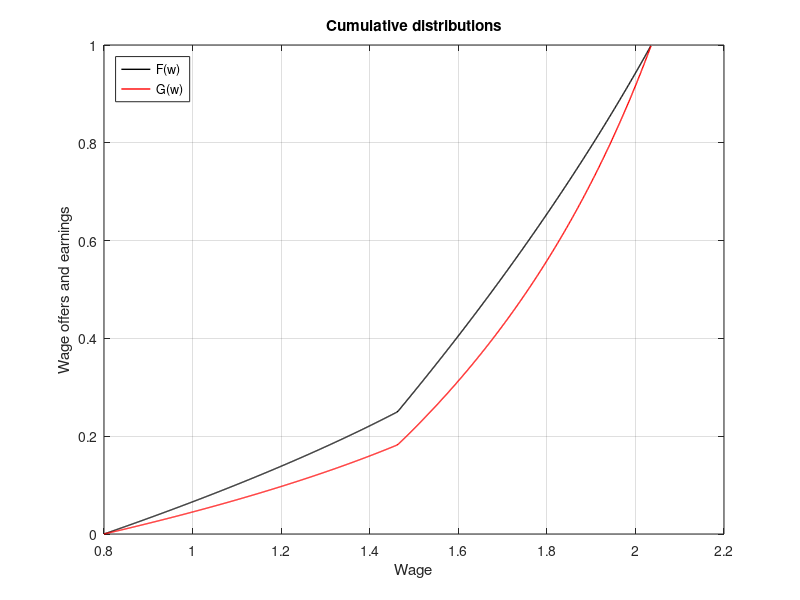
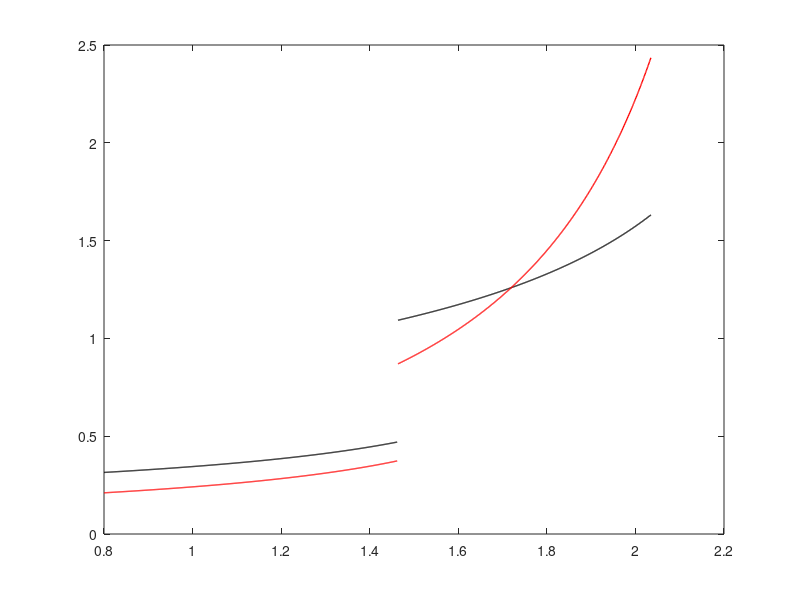

Write MATLAB code to recreate these figures, in order. (Note: this script raises an error after producing the figures.)
%% Minimum wage, heterogenous productivity and inequalities

% This code reproduces Burdett_Mortensen 1998 with heterogeneous
% productivity. It analyses the impact of a minimum wage policy on
% inequality

clear all

%% First model
% Parameters

mw = 0.8;
s = .287;
lambda = .142;

y1 = 2;
y2 = 2.5;

sigma = .25;

maxwage1 = mw + ((y1 - mw) * (1- ((s / (s + lambda))^2)));
maxwage2 = maxwage1 + ((y2 - maxwage1) * (1- ((s / (s + lambda))^2)));

incw = 1/1000;

% F(w)

w1  = mw:incw:maxwage1;
Fw1 = ((lambda + s) / lambda) * (1 - sqrt((y1 - w1)/(y1 - mw)));

w2  = (maxwage1+incw):incw:maxwage2;
Fw2 = ((lambda + s) / lambda) * (1 - sqrt((y2 - w2)/(y2 - maxwage1)));

wage = [w1, w2];

Fw = [Fw1 * sigma, sigma + (Fw2 * (1-sigma))];

% G(w)

N = length(wage);
for i=1:N
    Gw(i) = (s * Fw(i)) / (s + (lambda * (1 - Fw(i))));
end

% f(w)

nw1 = length(w1);
nw2 = length(w2);

fw1 = zeros(1,nw1);
fw2 = zeros(1,nw2);

for i=1:nw1
    fw1(i) = (sigma *(s + lambda)) / (2 * lambda * sqrt(y1 - mw) * sqrt(y1 - w1(i)));
end

for i=1:nw2
    fw2(i) = ((1-sigma) *(s + lambda)) / (2 * lambda * sqrt(y2 - maxwage1) * sqrt(y2 - w2(i)));
end

fw = [fw1, fw2];

% g(w)

gw = zeros(1,N);

for i=1:N
    gw(i) = (s*(s+lambda)*fw(i)) / ((s + (lambda * (1 - Fw(i))))^2);
end

% Plots

figure(1)
plot(wage,Fw, 'k','LineWidth',1)
hold on
plot(wage,Gw, 'r','LineWidth',1)
hold off
grid on
legend('F(w)', 'G(w)', 'Location', 'northwest')
title("Cumulative distributions")
ylabel('Wage offers and earnings')
xlabel('Wage')

figure(2)
h = zeros(1,5);
h(1)=plot(wage(1:nw1), fw(1:nw1), 'k','LineWidth',1,'DisplayName', 'f(w)');
hold on
h(2)=plot(wage(nw1+1:N), fw(nw1+1:N), 'k','LineWidth',1);
h(3)=plot(wage(1:nw1), gw(1:nw1), 'r','LineWidth',1,'DisplayName', 'g(w)');
h(4)=plot(wage(nw1+1:N), gw(nw1+1:N), 'r','LineWidth',1);
h(5)=xline(wage(nw1), 'k--');
hold off
grid on
legend([h(1) h(3)], 'Location', 'northwest');
title("Density functions")
ylabel('Wage offers and earnings')
xlabel('Wage')

figure(3)
subplot(1,2,1)
plot(wage,Fw, 'k','LineWidth',1)
hold on
plot(wage,Gw, 'r','LineWidth',1)
hold off
grid on
legend('F(w)', 'G(w)', 'Location', 'northwest')
title("Cumulative distributions", 'Fontsize',9)
ylabel('Wage offers and earnings', 'Fontsize',8)
xlabel('wage', 'Fontsize',8)
subplot(1,2,2)
h = zeros(1,5);
h(1)=plot(wage(1:nw1), fw(1:nw1), 'k','LineWidth',1,'DisplayName', 'f(w)');
hold on
h(2)=plot(wage(nw1+1:N), fw(nw1+1:N), 'k','LineWidth',1);
h(3)=plot(wage(1:nw1), gw(1:nw1), 'r','LineWidth',1,'DisplayName', 'g(w)');
h(4)=plot(wage(nw1+1:N), gw(nw1+1:N), 'r','LineWidth',1);
h(5)=xline(wage(nw1), 'k--');
hold off
grid on
legend([h(1) h(3)], 'Location', 'northwest');
title("Density functions", 'Fontsize',9)
xlabel('wage', 'Fontsize',8)

%% Consequences of a wage increases

param1 = [.25, 2, 2.25];
param2 = [.25, 2, 3];
param3 = [.75, 2, 2.25];
param4 = [.75, 2, 3];
param = [param1; param2; param3; param4];

inequalities = zeros(1,length(param));
minimum_wages = [.8, 1];

inequal = zeros(2,4);

for j=1:length(minimum_wages)
    for i=1:length(param)
        low1 = minimum_wages(j);
        maxwage1 = low1 + ((param(i, 2) - low1) * (1 - ((s / (s + lambda))^2)));
        
        low2 = maxwage1;
        maxwage2 = low2 + ((param(i, 3) - low2) * (1 - ((s / (s + lambda))^2)));
        
        w1 = low1:incw:maxwage1;
        
        Fw1 = zeros(1, length(w1));
        Fw1 = (((lambda + s) / lambda) * (1 - sqrt((param(i, 2) - w1)/(param(i, 2) - low1))));
        
        w2 = (low2+incw):incw:maxwage2;

        Fw2 = zeros(1, length(w2));
        Fw2 = (((lambda + s) / lambda) * (1 - sqrt((param(i, 3) - w2)/(param(i, 3) - low2))));
        
        wage = [w1, w2];
        Fw = zeros(1, length(wage));
        Fw = [Fw1 * param(i, 1), param(i, 1) + (Fw2 * (1-param(i, 1)))];

        % f(w)
        fw1 = zeros(1,length(w1));
        for t=1:length(w1)
            fw1(t) = (param(i,1) *(s + lambda)) / (2 * lambda * sqrt(param(i,2) - low1) * sqrt(param(i,2) - w1(t)));
        end
             
        fw2 = zeros(1,length(w2));
        for t=1:length(w2)
            fw2(t) = (((1-param(i,1)) *(s + lambda)) / (2 * lambda * sqrt(param(i,3) - low2) * sqrt(param(i,3) - w2(t))));
        end
        
        fw = [fw1, fw2];

        % g(w)
        
        gw = zeros(1, length(fw));
        for t=1:length(fw)
            gw(t) = (s*(s+lambda)*fw(t)) / ((s + (lambda * (1 - Fw(t))))^2);
        end
        
        mean_wage =  sum(gw.* wage) / sum(gw);
        
        inequalities(i) = (mean_wage - minimum_wages(j));
    end
    inequal(j,:) = inequalities;
end

% Decrease in the level of inequality after increase in mw

pct_decrease = zeros(1,4);
for i=1:4
  pct_decrease(i) = 1 - inequal(2,i)/ inequal(1,i);
end

pct_decrease = round(pct_decrease * 100,2)';

% Tables

inequalities_mw_low = inequal(1,:)';
inequalities_mw_high = inequal(2,:)';

sigma_y2 = {'{.25, 2.25}', '{.25, 3}','{.75, 2.25}', '{.75, 3}'}';

table(sigma_y2, inequalities_mw_low, inequalities_mw_high, pct_decrease)


